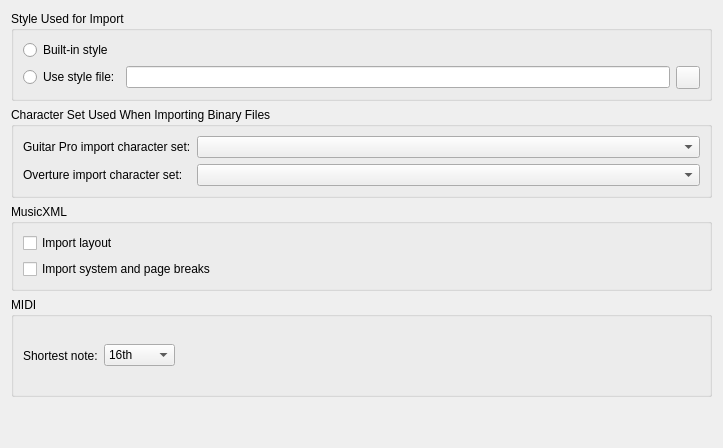
     <widget class="QWidget" name="tabImport">
      <property name="accessibleName">
       <string>Import Tab</string>
      </property>
      <attribute name="title">
       <string>Import</string>
      </attribute>
      <layout class="QVBoxLayout" name="verticalLayout_10">
       <item>
        <widget class="QGroupBox" name="groupBox_7">
         <property name="title">
          <string>Style Used for Import</string>
         </property>
         <layout class="QVBoxLayout">
          <item>
           <widget class="QRadioButton" name="useImportBuiltinStyle">
            <property name="accessibleName">
             <string>Built-in style</string>
            </property>
            <property name="text">
             <string>Built-in style</string>
            </property>
           </widget>
          </item>
          <item>
           <layout class="QHBoxLayout">
            <item>
             <widget class="QRadioButton" name="useImportStyleFile">
              <property name="accessibleName">
               <string>Use style file</string>
              </property>
              <property name="text">
               <string>Use style file:</string>
              </property>
             </widget>
            </item>
            <item>
             <widget class="QLineEdit" name="importStyleFile">
              <property name="accessibleName">
               <string>Use style file</string>
              </property>
              <property name="accessibleDescription">
               <string>Insert path to style file</string>
              </property>
             </widget>
            </item>
            <item>
             <widget class="QToolButton" name="styleFileButton">
              <property name="accessibleName">
               <string>Choose style</string>
              </property>
              <property name="accessibleDescription">
               <string>Opens a file dialog for selecting a style file</string>
              </property>
              <property name="text">
               <string notr="true"/>
              </property>
              <property name="icon">
               <iconset resource="musescore.qrc">
                <normaloff>:/data/icons/document-open.svg</normaloff>:/data/icons/document-open.svg</iconset>
              </property>
             </widget>
            </item>
           </layout>
          </item>
         </layout>
        </widget>
       </item>
       <item>
        <widget class="QGroupBox" name="groupBox_20">
         <property name="title">
          <string>Character Set Used When Importing Binary Files</string>
         </property>
         <layout class="QVBoxLayout" name="verticalLayout_12">
          <item>
           <layout class="QFormLayout" name="formLayout">
            <item row="2" column="0">
             <widget class="QLabel" name="label_49">
              <property name="text">
               <string>Overture import character set:</string>
              </property>
             </widget>
            </item>
            <item row="2" column="1">
             <widget class="QComboBox" name="importCharsetListOve">
              <property name="accessibleName">
               <string>Overture import character set</string>
              </property>
              <property name="accessibleDescription">
               <string>Choose Overture import character set</string>
              </property>
             </widget>
            </item>
            <item row="1" column="0">
             <widget class="QLabel" name="label_23">
              <property name="text">
               <string>Guitar Pro import character set:</string>
              </property>
             </widget>
            </item>
            <item row="1" column="1">
             <widget class="QComboBox" name="importCharsetListGP">
              <property name="accessibleName">
               <string>Guitar Pro import character set</string>
              </property>
              <property name="accessibleDescription">
               <string>Choose Guitar Pro import character set</string>
              </property>
             </widget>
            </item>
           </layout>
          </item>
         </layout>
        </widget>
       </item>
       <item>
        <widget class="QGroupBox" name="groupBox_21">
         <property name="sizePolicy">
          <sizepolicy hsizetype="Preferred" vsizetype="Preferred">
           <horstretch>0</horstretch>
           <verstretch>0</verstretch>
          </sizepolicy>
         </property>
         <property name="accessibleName">
          <string>MusicXML</string>
         </property>
         <property name="title">
          <string>MusicXML</string>
         </property>
         <layout class="QVBoxLayout" name="verticalLayout_13">
          <item>
           <widget class="QCheckBox" name="importLayout">
            <property name="accessibleName">
             <string>Import layout</string>
            </property>
            <property name="text">
             <string>Import layout</string>
            </property>
           </widget>
          </item>
          <item>
           <widget class="QCheckBox" name="importBreaks">
            <property name="accessibleName">
             <string>Import system and page breaks</string>
            </property>
            <property name="text">
             <string>Import system and page breaks</string>
            </property>
           </widget>
          </item>
         </layout>
        </widget>
       </item>
       <item>
        <widget class="QGroupBox" name="groupBox_23">
         <property name="minimumSize">
          <size>
           <width>0</width>
           <height>100</height>
          </size>
         </property>
         <property name="accessibleName">
          <string>MIDI</string>
         </property>
         <property name="title">
          <string>MIDI</string>
         </property>
         <layout class="QHBoxLayout" name="horizontalLayout_10">
          <item>
           <widget class="QLabel" name="label_17">
            <property name="text">
             <string>Shortest note:</string>
            </property>
           </widget>
          </item>
          <item>
           <widget class="QComboBox" name="shortestNote">
            <property name="accessibleName">
             <string>Shortest note</string>
            </property>
            <property name="accessibleDescription">
             <string>Choose the shortest note value</string>
            </property>
            <property name="currentIndex">
             <number>2</number>
            </property>
            <item>
             <property name="text">
              <string>Quarter</string>
             </property>
            </item>
            <item>
             <property name="text">
              <string>Eighth</string>
             </property>
            </item>
            <item>
             <property name="text">
              <string>16th</string>
             </property>
            </item>
            <item>
             <property name="text">
              <string>32nd</string>
             </property>
            </item>
            <item>
             <property name="text">
              <string>64th</string>
             </property>
            </item>
           </widget>
          </item>
          <item>
           <spacer name="horizontalSpacer_16">
            <property name="orientation">
             <enum>Qt::Horizontal</enum>
            </property>
            <property name="sizeHint" stdset="0">
             <size>
              <width>525</width>
              <height>20</height>
             </size>
            </property>
           </spacer>
          </item>
         </layout>
        </widget>
       </item>
       <item>
        <spacer>
         <property name="orientation">
          <enum>Qt::Vertical</enum>
         </property>
         <property name="sizeHint" stdset="0">
          <size>
           <width>20</width>
           <height>40</height>
          </size>
         </property>
        </spacer>
       </item>
      </layout>
     </widget>
